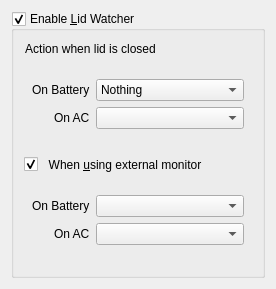
<?xml version="1.0" encoding="UTF-8"?>
<ui version="4.0">
 <class>LidWatcherSettings</class>
 <widget class="QWidget" name="LidWatcherSettings">
  <property name="geometry">
   <rect>
    <x>0</x>
    <y>0</y>
    <width>276</width>
    <height>289</height>
   </rect>
  </property>
  <property name="styleSheet">
   <string notr="true">QGroupBox QGroupBox {
border: none;
padding-top: 30px;
}</string>
  </property>
  <layout class="QVBoxLayout" name="verticalLayout">
   <item>
    <widget class="QGroupBox" name="lidWatcherSettingsGroupBox">
     <property name="title">
      <string>Enable &amp;Lid Watcher</string>
     </property>
     <property name="checkable">
      <bool>true</bool>
     </property>
     <property name="checked">
      <bool>true</bool>
     </property>
     <layout class="QVBoxLayout" name="verticalLayout_2">
      <item>
       <widget class="QGroupBox" name="groupBox">
        <property name="styleSheet">
         <string notr="true"/>
        </property>
        <property name="title">
         <string>Action when lid is closed</string>
        </property>
        <layout class="QFormLayout" name="formLayout_2">
         <property name="fieldGrowthPolicy">
          <enum>QFormLayout::AllNonFixedFieldsGrow</enum>
         </property>
         <property name="labelAlignment">
          <set>Qt::AlignRight|Qt::AlignTrailing|Qt::AlignVCenter</set>
         </property>
         <item row="0" column="0">
          <widget class="QLabel" name="onBatteryActionLabel">
           <property name="text">
            <string>On Battery</string>
           </property>
          </widget>
         </item>
         <item row="0" column="1">
          <widget class="QComboBox" name="onBatteryActionComboBox">
           <item>
            <property name="text">
             <string>Nothing</string>
            </property>
           </item>
           <item>
            <property name="text">
             <string>Suspend</string>
            </property>
           </item>
           <item>
            <property name="text">
             <string>Hibernate</string>
            </property>
           </item>
           <item>
            <property name="text">
             <string>Shut down</string>
            </property>
           </item>
          </widget>
         </item>
         <item row="1" column="0">
          <widget class="QLabel" name="onAcActionLabel">
           <property name="text">
            <string>On AC</string>
           </property>
          </widget>
         </item>
         <item row="1" column="1">
          <widget class="QComboBox" name="onAcActionComboBox"/>
         </item>
        </layout>
       </widget>
      </item>
      <item>
       <widget class="QGroupBox" name="extMonGroupBox">
        <property name="title">
         <string>When &amp;using external monitor</string>
        </property>
        <property name="checkable">
         <bool>true</bool>
        </property>
        <layout class="QFormLayout" name="formLayout">
         <property name="fieldGrowthPolicy">
          <enum>QFormLayout::AllNonFixedFieldsGrow</enum>
         </property>
         <property name="labelAlignment">
          <set>Qt::AlignRight|Qt::AlignTrailing|Qt::AlignVCenter</set>
         </property>
         <item row="1" column="0">
          <widget class="QLabel" name="extMonOnBatteryActionLabel">
           <property name="sizePolicy">
            <sizepolicy hsizetype="Expanding" vsizetype="Preferred">
             <horstretch>0</horstretch>
             <verstretch>0</verstretch>
            </sizepolicy>
           </property>
           <property name="text">
            <string>On Battery</string>
           </property>
          </widget>
         </item>
         <item row="1" column="1">
          <widget class="QComboBox" name="extMonOnBatteryActionComboBox"/>
         </item>
         <item row="2" column="0">
          <widget class="QLabel" name="extMonOnAcActionLabel">
           <property name="text">
            <string>On AC</string>
           </property>
          </widget>
         </item>
         <item row="2" column="1">
          <widget class="QComboBox" name="extMonOnAcActionComboBox">
           <property name="sizePolicy">
            <sizepolicy hsizetype="Preferred" vsizetype="Fixed">
             <horstretch>0</horstretch>
             <verstretch>0</verstretch>
            </sizepolicy>
           </property>
          </widget>
         </item>
        </layout>
       </widget>
      </item>
     </layout>
    </widget>
   </item>
  </layout>
 </widget>
 <resources/>
 <connections/>
</ui>
